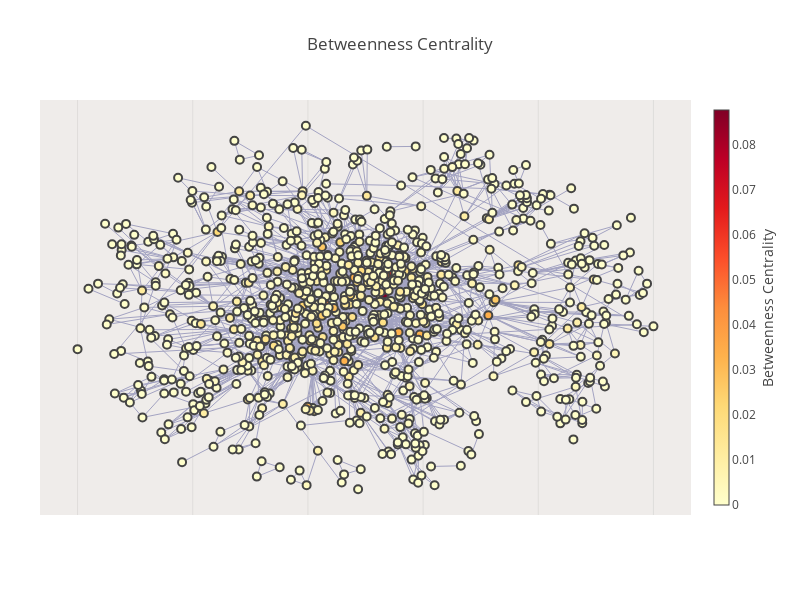

Notebook source saved alongside this figure:
### Markdown cell above
## Betweenness Centrality

### Code cell
fig = plot_ly(subgraph, "Betweenness Centrality", measures[2], "Betweenness", colorscale='YIOrRd')
iplot(fig, filename="Betweenness Centrality")

### Figure 1 — Plotly figure (JSON) as saved in the notebook; plotly's stock layout.template omitted (floating-point values rounded to 4 significant figures; data arrays with more than 128 entries replaced by an {"elided": "..."} marker saying what was removed)
{"data": [{"hoverinfo": "none", "line": {"color": "#a3a3c2", "width": 1}, "mode": "lines", "type": "scatter", "x": {"elided": "8490 float values"}, "y": {"elided": "8490 float values"}}, {"hoverinfo": "text", "marker": {"color": {"elided": "998 float values"}, "colorbar": {"thickness": 15, "title": "Betweenness Centrality", "titleside": "right", "xanchor": "left"}, "colorscale": "YIOrRd", "line": {"width": 2}, "reversescale": true, "showscale": true, "size": 8}, "mode": "markers", "name": "", "opacity": 1, "text": {"elided": "998 str values"}, "type": "scatter", "x": {"elided": "998 float values"}, "y": {"elided": "998 float values"}}], "layout": {"autosize": false, "font": {}, "height": 600, "hovermode": "closest", "margin": {"b": 85, "l": 40, "pad": 0, "r": 40, "t": 100}, "plot_bgcolor": "#EFECEA", "showlegend": false, "title": "Betweenness Centrality", "width": 800, "xaxis": {"showline": false, "showticklabels": false, "title": "", "titlefont": {"color": "#7f7f7f", "size": 14}, "zeroline": false}, "yaxis": {"showgrid": false, "showline": false, "showticklabels": false, "title": "", "zeroline": false}}}
